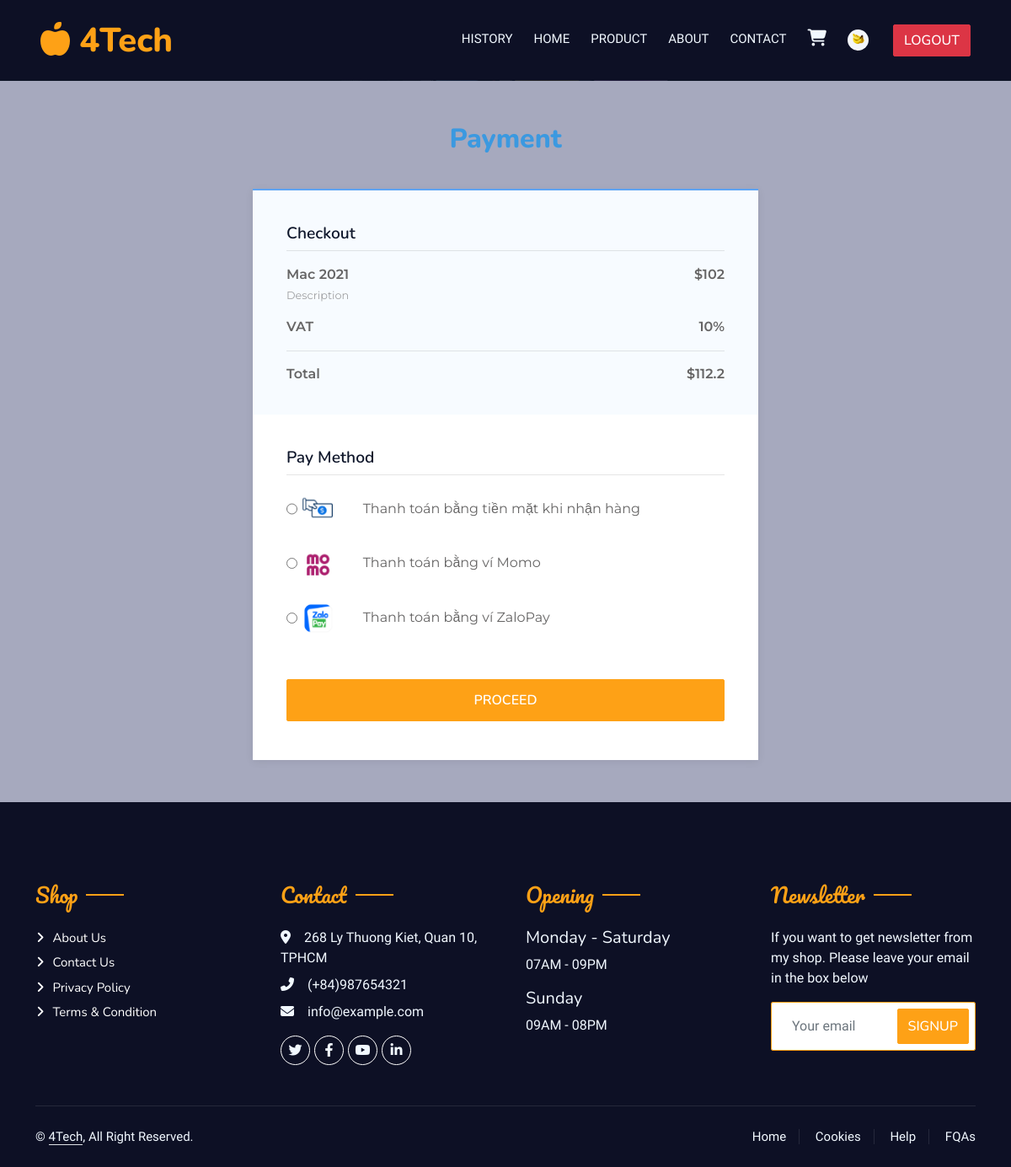
The app's page /cart/payment/index.php (signed in), older data.
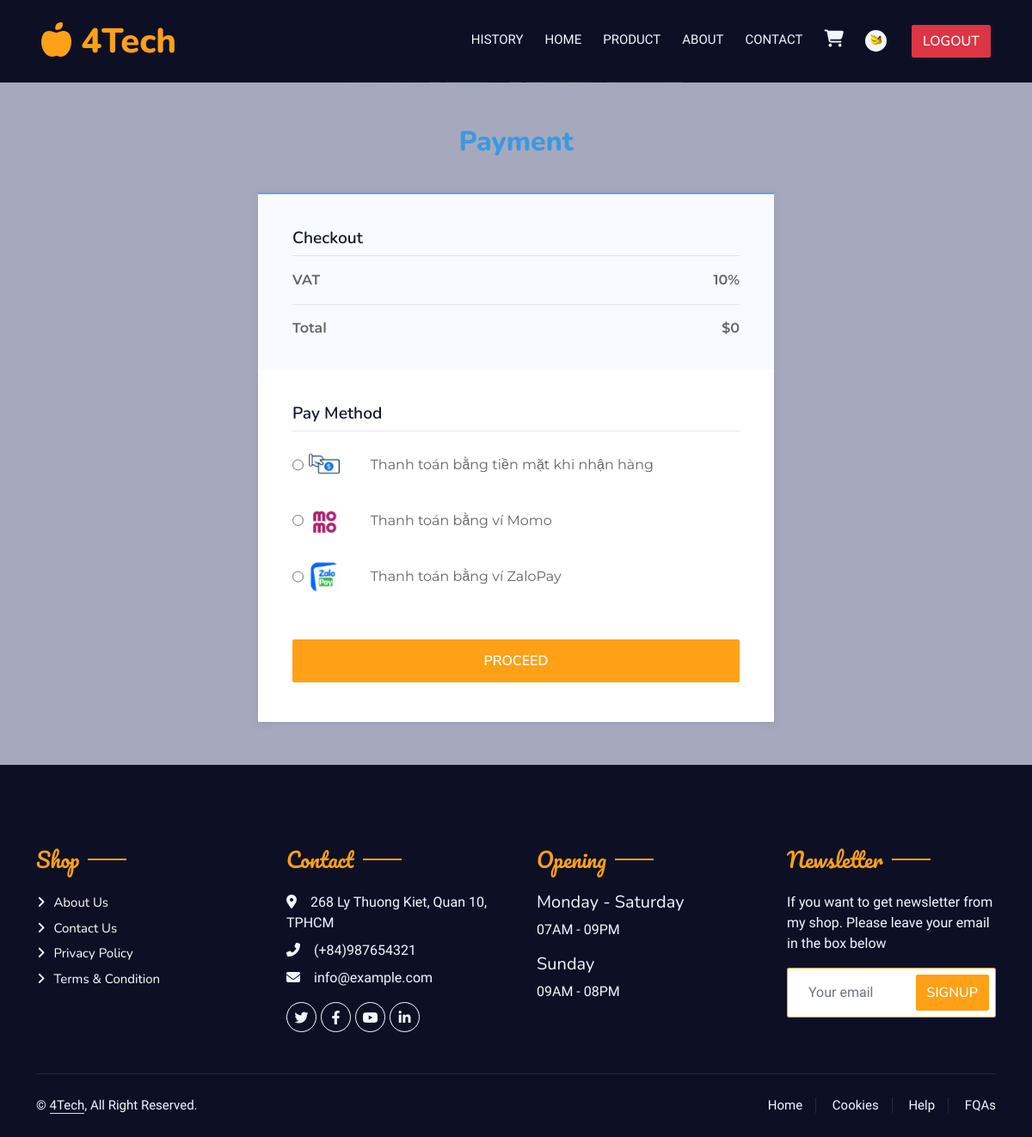
The same page, newer data.
### tables this page shows
CREATE TABLE `products` (
  `id` int(11) NOT NULL,
  `name` varchar(255) NOT NULL,
  `price` varchar(255) NOT NULL,
  `type` varchar(255) NOT NULL,
  `image` varchar(255) NOT NULL,
  `image1` varchar(255) NOT NULL,
  `image2` varchar(255) NOT NULL,
  `image3` varchar(255) NOT NULL,
  `amount` int(11) DEFAULT NULL,
  `rating` int(11) NOT NULL,
  `chip` varchar(255) NOT NULL,
  `ram` varchar(255) NOT NULL,
  `screen` varchar(255) NOT NULL,
  `battery` varchar(255) NOT NULL,
  `outstanding` varchar(255) NOT NULL,
  `guarantee` varchar(255) NOT NULL
);

### cart/payment/index.php (the view, shortened to what this page needs)
<?php
	require_once('../../config/config.php');
	if($_SESSION['role'] != 'customer'){
		echo 'This page is only for customer';
		exit();
	}else{
		$query = "select * from customer where username='".$_SESSION['username']."'";
		$res = $connection->query($query);
		$CUSTOMER_INFO = $res->fetch_assoc();
		$query = "select id from cart where customerID=".$CUSTOMER_INFO['id'];
		$res = $connection->query($query);
		$cartID = $res->fetch_assoc()['id'];
		$query = "select productID,amount from keep where cartID=".$cartID;
		$res = $connection->query($query);
		$products_in_cart_id = $res->fetch_all(MYSQLI_ASSOC);
		$total = 0;
		$PRODUCTS_DETAIL = array();
		foreach($products_in_cart_id as $product_id){
			$query = "select id, name, price from products where id=".$product_id['productID'];
			$res = $connection->query($query);
			$detail = $res->fetch_assoc();
			$detail['quantity'] = $product_id['amount'];
			$detail['subtotal'] = $detail['quantity'] * $detail['price'];
			array_push($PRODUCTS_DETAIL, $detail);
			$total +=  $detail['subtotal'];
		}
	}
?>
<!DOCTYPE html>
<html>
<head>
	<link rel="stylesheet" href="https://maxcdn.bootstrapcdn.com/bootstrap/4.0.0/css/bootstrap.min.css">
  <link rel="stylesheet" href="/utils/css/payment.css">
</head>
<body>
<?php include('../../base/header.php') ?>
  <main class="page payment-page" >
    <section class="payment-form dark" style="background-color: #a6a9be;">
      <div class="container">
        <div class="block-heading">
          <h2>Payment</h2>
        </div>
        <form method="post" action="pay.php">
          <div class="products">
            <h3 class="title">Checkout</h3>
			<?php foreach($PRODUCTS_DETAIL as $product){ ?>
				<div class="item">
					<span class="price">$<?php echo $product['subtotal']; ?></span>
					<p class="item-name"><?php echo $product['name']; ?></p>
					<p class="item-description">Description</p>
				</div>
			<?php } ?>
				<div class="item">
					<span class="price">10%</span>
					<p class="item-name">VAT</p>
				</div>
            <div class="total">Total<span class="price">$<?php echo $total*0.1 + $total; ?></span></div>
          </div>
          <div class="card-details">
            <h3 class="title">Pay Method</h3>
            <div class="row">
              <div class="form-group col-sm-2 d-flex align-self-center">
                <input id="tienmat" type="radio" name="Pay-Method" value="cash">
				<label for="tienmat" style="margin: 0px;"><img src="/image/icon/tienmat.png" class="icon"></label>
              </div>
			<div class="form-group col-sm-10 d-flex align-self-center">
				Thanh toán bằng tiền mặt khi nhận hàng
			</div>
              <div class="form-group col-sm-2  d-flex align-self-center">
                <input id="momo" type="radio" name="Pay-Method" value="momo">
				<label for="momo" style="margin: 0px;"><img src="/image/icon/momo.png" class="icon"></label>
              </div>
			  <div class="form-group col-sm-10 d-flex align-self-center">
				Thanh toán bằng ví Momo
			</div>
			  <div class="form-group col-sm-2 d-flex align-self-center">
                <input id="zalopay" type="radio" name="Pay-Method" value="zalopay">
				<label for="zalopay" style="margin: 0px;"><img src="/image/icon/zalopay.png" class="icon"></label>
              </div>
			  <div class="form-group col-sm-10 d-flex align-self-center">
				Thanh toán bằng ví ZaloPay
			</div>
              <div class="form-group col-sm-12">
                <button type="submit" class="btn btn-primary btn-block">Proceed</button>
              </div>
            </div>
          </div>
        </form>
      </div>
    </section>
  </main>
</body>
</body>
</html>

Row changes from the older to the newer data that the page shows:
no longer on this page (row edited): products: subtotal "102", name "Mac 2021"
Text that changed along with them:
$total*0.1 + $total: "112.2" → "0"
